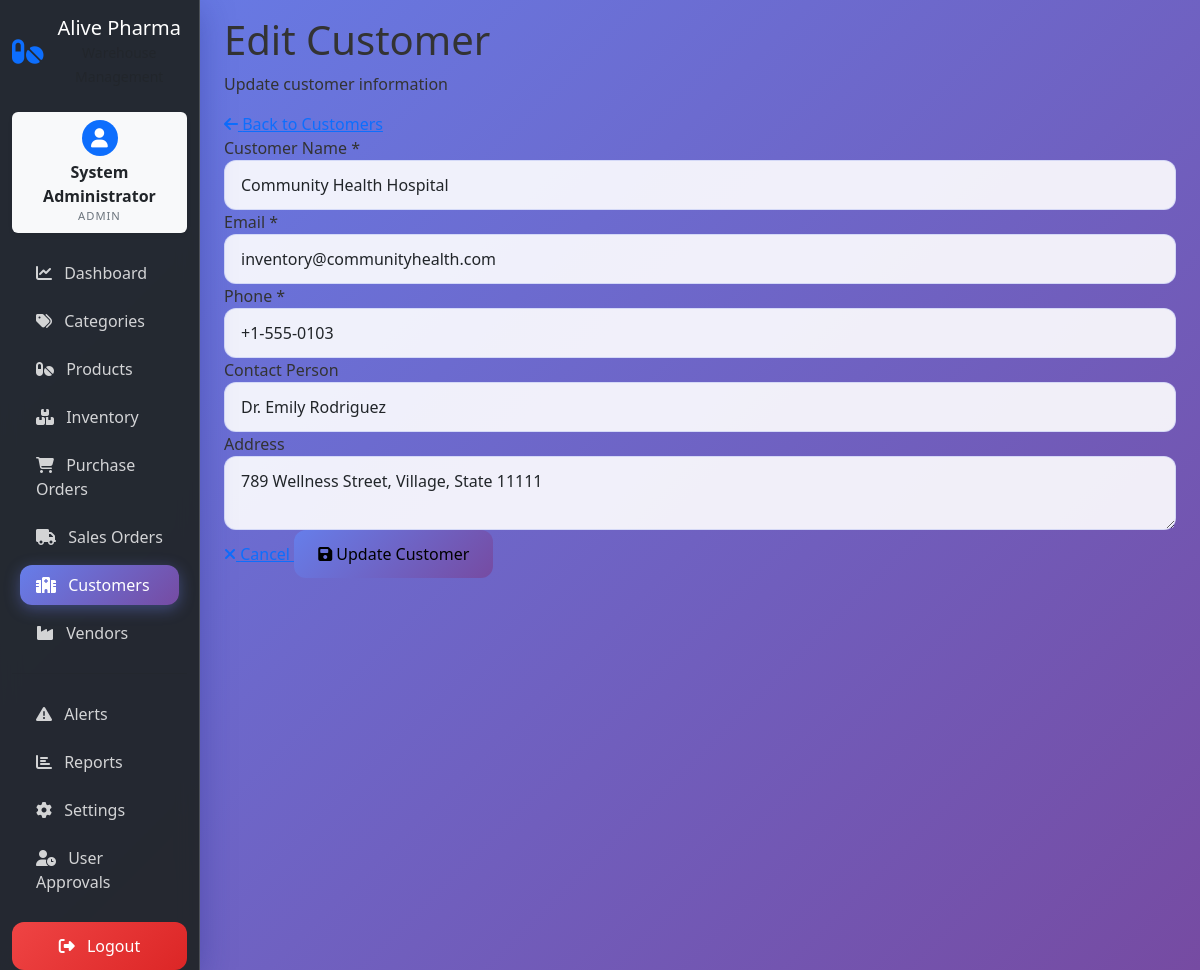
Page /customers/3/edit (signed in) on the committed database.
### app/models/models.py (models this page shows)
class User(Base):
    __tablename__ = "users"
    id = Column(Integer, primary_key=True, index=True)
    username = Column(String(50), unique=True, index=True, nullable=False)
    email = Column(String(100), unique=True, index=True, nullable=False)
    full_name = Column(String(100), nullable=False)
    hashed_password = Column(String(255), nullable=False)
    role = Column(String(20), nullable=False, default="staff")  # admin, manager, staff
    hospital_id = Column(Integer, ForeignKey("customers.id"), nullable=True)  # Link staff to hospital
    is_active = Column(Boolean, default=True)
    requires_approval = Column(Boolean, default=True)  # New users require admin approval
    is_approved = Column(Boolean, default=False)  # Admin approval status
    approved_by = Column(Integer, ForeignKey("users.id"), nullable=True)  # Who approved the user
    approved_at = Column(DateTime, nullable=True)  # When the user was approved
    created_at = Column(DateTime, default=datetime.utcnow)
    updated_at = Column(DateTime, default=datetime.utcnow, onupdate=datetime.utcnow)
    hospital = relationship("Customer", foreign_keys=[hospital_id])
    approver = relationship("User", foreign_keys=[approved_by], remote_side=[id])

class Customer(Base):
    __tablename__ = "customers"
    id = Column(Integer, primary_key=True, index=True)
    name = Column(String(100), nullable=False)  # Hospital name
    contact_person = Column(String(100))
    email = Column(String(100))
    phone = Column(String(20))
    address = Column(Text)
    city = Column(String(50))
    credit_limit = Column(DECIMAL(12, 2), default=0.00)
    payment_terms = Column(String(50))
    is_active = Column(Boolean, default=True)
    created_at = Column(DateTime, default=datetime.utcnow)
    sales_orders = relationship("SalesOrder", back_populates="customer")
    hospital_inventory = relationship("HospitalInventory", back_populates="hospital")
    staff_users = relationship("User", foreign_keys="User.hospital_id", back_populates="hospital")

### app/routes/customers.py (the view)
@router.get("/{customer_id}/edit", response_class=HTMLResponse)
async def edit_customer_page(
    request: Request,
    customer_id: int,
    current_user: User = Depends(check_user_role_from_cookie("manager")),
    db: Session = Depends(get_db)
):
    customer = db.query(Customer).filter(Customer.id == customer_id).first()
    if not customer:
        raise HTTPException(status_code=404, detail="Customer not found")
    return templates.TemplateResponse("customers/edit.html", {
        "request": request,
        "customer": customer,
        "current_user": current_user
    })

### app/templates/customers/edit.html (shortened to what this page needs)
{% extends "base.html" %}
{% block content %}
    <div class="header">
        <div>
            <h1>Edit Customer</h1>
            <p>Update customer information</p>
        </div>
        <a href="/customers" class="back-btn">
            <i class="fas fa-arrow-left"></i>
            Back to Customers
        </a>
    </div>
    <div class="form-container">
        <form method="POST" action="/customers/{{ customer.id }}/edit" id="customerForm">
            <div class="form-grid">
                <div class="form-group">
                    <label for="name">Customer Name *</label>
                    <input type="text" id="name" name="name" class="form-control"
                           value="{{ customer.name }}" required>
                </div>
                <div class="form-group">
                    <label for="email">Email *</label>
                    <input type="email" id="email" name="email" class="form-control"
                           value="{{ customer.email }}" required>
                </div>
                <div class="form-group">
                    <label for="phone">Phone *</label>
                    <input type="tel" id="phone" name="phone" class="form-control"
                           value="{{ customer.phone }}" required>
                </div>
                <div class="form-group">
                    <label for="contact_person">Contact Person</label>
                    <input type="text" id="contact_person" name="contact_person" class="form-control"
                           value="{{ customer.contact_person }}">
                </div>
            </div>
            <div class="form-group">
                <label for="address">Address</label>
                <textarea id="address" name="address" class="form-control">{{ customer.address }}</textarea>
            </div>
            <div class="form-actions">
                <a href="/customers" class="btn-secondary">
                    <i class="fas fa-times"></i>
                    Cancel
                </a>
                <button type="submit" class="btn-primary">
                    <i class="fas fa-save"></i>
                    Update Customer
                </button>
            </div>
        </form>
    </div>
{% endblock %}

### app/templates/base.html (shortened to what this page needs)
<!DOCTYPE html>
<html lang="en">
<head>
    <link href="https://cdn.jsdelivr.net/npm/bootstrap@5.3.0/dist/css/bootstrap.min.css" rel="stylesheet">
    <link href="https://cdnjs.cloudflare.com/ajax/libs/font-awesome/6.4.0/css/all.min.css" rel="stylesheet">
    <link href="/static/css/main.css" rel="stylesheet">
</head>
<body class="bg-light">
    <div class="container-fluid">
        <div class="row">
            <nav class="col-md-3 col-lg-2 d-md-block bg-dark sidebar collapse" style="min-height: 100vh;">
                <div class="position-sticky pt-3">
                    <div class="text-center mb-4">
                        <div class="d-flex align-items-center justify-content-center">
                            <i class="fas fa-pills text-primary fs-3 me-2"></i>
                            <div>
                                <h5 class="text-white mb-0">Alive Pharma</h5>
                                <small class="text-muted">Warehouse Management</small>
                            </div>
                        </div>
                    </div>
                    <div class="user-profile-card mb-3 p-2 text-center bg-light rounded shadow-sm" style="max-width: 180px; margin-left: auto; margin-right: auto;">
                        <div class="d-flex flex-column align-items-center">
                            <div class="profile-avatar bg-primary text-white rounded-circle mb-1 d-flex align-items-center justify-content-center" style="width:36px; height:36px; font-size:1.2rem;">
                                <i class="fas fa-user"></i>
                            </div>
                            <div>
                                <div class="fw-bold text-dark" style="font-size:1rem;">
                                    {% if current_user.role == 'staff' and current_user.hospital %}
                                        {{ current_user.hospital.name }}
                                    {% else %}
                                        {{ current_user.full_name or current_user.username }}
                                    {% endif %}
                                </div>
                                <div class="text-uppercase text-secondary small" style="letter-spacing:1px; font-size:0.7rem;">
                                    {% if current_user.role == 'staff' and current_user.hospital %}
                                        STAFF
                                    {% else %}
                                        {{ current_user.role|upper }}
                                    {% endif %}
                                </div>
                            </div>
                        </div>
                    </div>
                    <ul class="nav flex-column">
                        <li class="nav-item">
                            <a class="nav-link text-white {% if request.url.path == '/dashboard/' %}active{% endif %}" href="/dashboard/">
                                <i class="fas fa-chart-line me-2"></i>
                                Dashboard
                            </a>
                        </li>
                        <li class="nav-item">
                            <a class="nav-link text-white {% if request.url.path.startswith('/categories') %}active{% endif %}" href="/categories/">
                                <i class="fas fa-tags me-2"></i>
                                Categories
                            </a>
                        </li>
                        <li class="nav-item">
                            <a class="nav-link text-white {% if request.url.path.startswith('/products') %}active{% endif %}" href="/products/">
                                <i class="fas fa-pills me-2"></i>
                                Products
                            </a>
                        </li>
                        <li class="nav-item">
                            <a class="nav-link text-white {% if request.url.path.startswith('/inventory') %}active{% endif %}" href="/inventory/">
                                <i class="fas fa-boxes me-2"></i>
                                {% if current_user.role == 'staff' %}
                                Hospital Inventory
                                {% else %}
                                Inventory
                                {% endif %}
                            </a>
                        </li>
                        {% if current_user.role in ['admin', 'manager'] %}
                        <li class="nav-item">
                            <a class="nav-link text-white {% if request.url.path.startswith('/purchase-orders') %}active{% endif %}" href="/purchase-orders/">
                                <i class="fas fa-shopping-cart me-2"></i>
                                Purchase Orders
                            </a>
                        </li>
                        {% endif %}
                        <li class="nav-item">
                            <a class="nav-link text-white " href="{% if current_user.role == 'staff' %}/sales-orders/my-orders{% else %}/sales-orders/{% endif %}">
                                <i class="fas fa-truck me-2"></i>
                                {% if current_user.role == 'staff' %}
                                My Orders
                                {% else %}
                                Sales Orders
                                {% endif %}
                            </a>
                        </li>
                        {% if current_user.role in ['admin', 'manager'] %}
                        <li class="nav-item">
                            <a class="nav-link text-white {% if request.url.path.startswith('/customers') %}active{% endif %}" href="/customers/">
                                <i class="fas fa-hospital me-2"></i>
                                Customers
                            </a>
                        </li>
                        <li class="nav-item">
                            <a class="nav-link text-white {% if request.url.path.startswith('/vendors') %}active{% endif %}" href="/vendors/">
                                <i class="fas fa-industry me-2"></i>
                                Vendors
                            </a>
                        </li>
                        {% endif %}
                        <hr class="text-muted my-3">
                        {% if current_user.role in ['admin', 'manager'] %}
                        <li class="nav-item">
                            <a class="nav-link text-white {% if request.url.path.startswith('/alerts') %}active{% endif %}" href="/alerts/">
                                <i class="fas fa-exclamation-triangle me-2"></i>
                                Alerts
                            </a>
                        </li>
                        <li class="nav-item">
                            <a class="nav-link text-white {% if request.url.path.startswith('/reports') %}active{% endif %}" href="/reports/">
                                <i class="fas fa-chart-bar me-2"></i>
                                Reports
                            </a>
                        </li>
                        {% endif %}
                        {% if current_user.role in ['admin', 'manager'] %}
                        <li class="nav-item">
                            <a class="nav-link text-white {% if request.url.path.startswith('/settings') %}active{% endif %}" href="/settings/">
                                <i class="fas fa-cog me-2"></i>
                                Settings
                            </a>
                        </li>
                        <li class="nav-item">
                            <a class="nav-link text-white {% if request.url.path.startswith('/auth/pending-users') %}active{% endif %}" href="/auth/pending-users">
                                <i class="fas fa-user-clock me-2"></i>
                                User Approvals
                            </a>
                        </li>
                        {% endif %}
                    </ul>
                    <div class="mt-auto pt-3">
                        <form action="/auth/logout" method="post" class="d-grid">
                            <button type="submit" class="btn btn-danger">
                                <i class="fas fa-sign-out-alt me-2"></i>
                                Logout
                            </button>
                        </form>
                    </div>
                </div>
            </nav>
            <main class="col-md-9 ms-sm-auto col-lg-10 px-md-4">
                <div class="pt-3 pb-2 mb-3">
                    {% block content %}{% endblock %}
                </div>
            </main>
        </div>
    </div>
</body>
</html>

### app/static/css/main.css (style rules this page uses)
* { margin: 0; padding: 0; box-sizing: border-box; }
body { font-family: 'Segoe UI', Tahoma, Geneva, Verdana, sans-serif; background: linear-gradient(135deg, #667eea 0%, #764ba2 100%); min-height: 100vh; color: #333; }
.sidebar { background: rgba(33, 37, 41, 0.95) !important; backdrop-filter: blur(10px); box-shadow: 0 8px 32px rgba(31, 38, 135, 0.37); border-right: 1px solid rgba(255, 255, 255, 0.18); }
.sidebar .nav-link { color: rgba(255, 255, 255, 0.8) !important; border-radius: 12px; margin: 0.25rem 0.5rem; transition: all 0.3s ease; font-weight: 500; }
.sidebar .nav-link.active { background: linear-gradient(135deg, #667eea 0%, #764ba2 100%); color: white !important; box-shadow: 0 4px 15px rgba(102, 126, 234, 0.4); }
main { background: transparent; }
.btn-primary { background: linear-gradient(135deg, #667eea 0%, #764ba2 100%); border: none; border-radius: 12px; padding: 0.75rem 1.5rem; font-weight: 500; transition: all 0.3s ease; }
.btn-danger { background: linear-gradient(135deg, #ef4444 0%, #dc2626 100%); border: none; border-radius: 12px; padding: 0.75rem 1.5rem; font-weight: 500; transition: all 0.3s ease; }
.form-control { background: rgba(255, 255, 255, 0.9); border: 1px solid rgba(102, 126, 234, 0.2); border-radius: 12px; padding: 0.75rem 1rem; transition: all 0.3s ease; }

### rows in the picture
User: full_name "System Administrator", role "ADMIN"
Customer: name "Community Health Hospital", email "inventory@communityhealth.com", phone "+1-555-0103", contact_person "Dr. Emily Rodriguez", address "789 Wellness Street, Village, State 11111"
